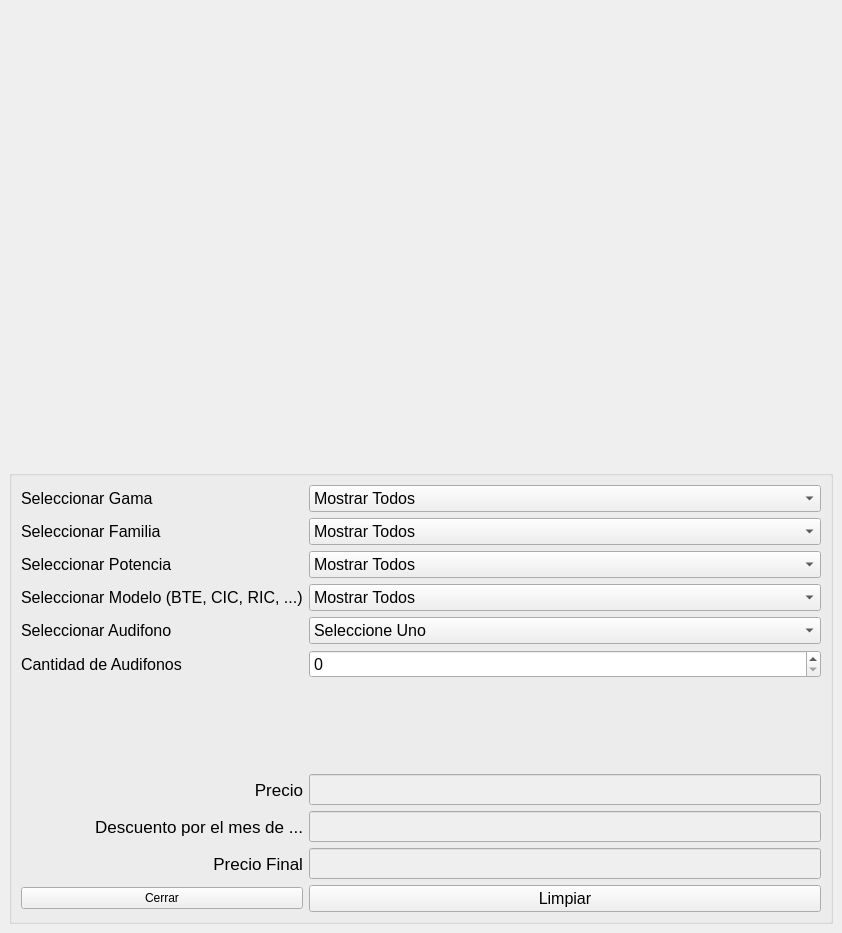
<?xml version="1.0" encoding="UTF-8"?>
<ui version="4.0">
 <class>MainWindow</class>
 <widget class="QMainWindow" name="MainWindow">
  <property name="geometry">
   <rect>
    <x>0</x>
    <y>0</y>
    <width>842</width>
    <height>933</height>
   </rect>
  </property>
  <property name="windowTitle">
   <string>Software de Cotizaciones Audio Plus srl</string>
  </property>
  <widget class="QWidget" name="centralwidget">
   <layout class="QVBoxLayout" name="verticalLayout">
    <item>
     <widget class="QLabel" name="logo">
      <property name="acceptDrops">
       <bool>false</bool>
      </property>
      <property name="autoFillBackground">
       <bool>false</bool>
      </property>
      <property name="styleSheet">
       <string notr="true"/>
      </property>
      <property name="text">
       <string/>
      </property>
      <property name="pixmap">
       <pixmap resource="test.qrc">:/logo/logo_audioplus.jpeg</pixmap>
      </property>
      <property name="scaledContents">
       <bool>true</bool>
      </property>
      <property name="wordWrap">
       <bool>false</bool>
      </property>
     </widget>
    </item>
    <item>
     <widget class="QGroupBox" name="gridGroupBox">
      <layout class="QGridLayout" name="gridLayout">
       <property name="sizeConstraint">
        <enum>QLayout::SetDefaultConstraint</enum>
       </property>
       <item row="9" column="1">
        <widget class="QSpinBox" name="boxCantidad">
         <property name="font">
          <font>
           <pointsize>12</pointsize>
          </font>
         </property>
        </widget>
       </item>
       <item row="15" column="0">
        <widget class="QLabel" name="labelPrecioFinal">
         <property name="font">
          <font>
           <pointsize>13</pointsize>
          </font>
         </property>
         <property name="text">
          <string>Precio Final</string>
         </property>
         <property name="alignment">
          <set>Qt::AlignRight|Qt::AlignTrailing|Qt::AlignVCenter</set>
         </property>
        </widget>
       </item>
       <item row="2" column="0">
        <widget class="QLabel" name="labelFamilia">
         <property name="font">
          <font>
           <pointsize>12</pointsize>
          </font>
         </property>
         <property name="text">
          <string>Seleccionar Familia</string>
         </property>
        </widget>
       </item>
       <item row="14" column="1">
        <widget class="QLineEdit" name="lineDescuento">
         <property name="enabled">
          <bool>false</bool>
         </property>
         <property name="font">
          <font>
           <pointsize>14</pointsize>
          </font>
         </property>
         <property name="alignment">
          <set>Qt::AlignCenter</set>
         </property>
        </widget>
       </item>
       <item row="13" column="0">
        <widget class="QLabel" name="labelPrecio">
         <property name="font">
          <font>
           <pointsize>13</pointsize>
          </font>
         </property>
         <property name="text">
          <string>Precio</string>
         </property>
         <property name="alignment">
          <set>Qt::AlignRight|Qt::AlignTrailing|Qt::AlignVCenter</set>
         </property>
        </widget>
       </item>
       <item row="7" column="1">
        <widget class="QComboBox" name="boxAudifono">
         <property name="font">
          <font>
           <pointsize>12</pointsize>
          </font>
         </property>
         <item>
          <property name="text">
           <string>Seleccione Uno</string>
          </property>
         </item>
        </widget>
       </item>
       <item row="4" column="0">
        <widget class="QLabel" name="labelPotencia">
         <property name="font">
          <font>
           <pointsize>12</pointsize>
          </font>
         </property>
         <property name="text">
          <string>Seleccionar Potencia</string>
         </property>
        </widget>
       </item>
       <item row="0" column="1">
        <widget class="QComboBox" name="boxGama">
         <property name="font">
          <font>
           <pointsize>12</pointsize>
          </font>
         </property>
         <item>
          <property name="text">
           <string>Mostrar Todos</string>
          </property>
         </item>
        </widget>
       </item>
       <item row="6" column="1">
        <widget class="QComboBox" name="boxModelo">
         <property name="font">
          <font>
           <pointsize>12</pointsize>
          </font>
         </property>
         <item>
          <property name="text">
           <string>Mostrar Todos</string>
          </property>
         </item>
        </widget>
       </item>
       <item row="14" column="0">
        <widget class="QLabel" name="labelDescuento">
         <property name="font">
          <font>
           <pointsize>13</pointsize>
          </font>
         </property>
         <property name="text">
          <string>Descuento por el mes de ...</string>
         </property>
         <property name="alignment">
          <set>Qt::AlignRight|Qt::AlignTrailing|Qt::AlignVCenter</set>
         </property>
        </widget>
       </item>
       <item row="15" column="1">
        <widget class="QLineEdit" name="linePrecioFinal">
         <property name="enabled">
          <bool>false</bool>
         </property>
         <property name="font">
          <font>
           <pointsize>14</pointsize>
          </font>
         </property>
         <property name="alignment">
          <set>Qt::AlignCenter</set>
         </property>
        </widget>
       </item>
       <item row="16" column="1">
        <widget class="QPushButton" name="buttonBorrar">
         <property name="font">
          <font>
           <pointsize>12</pointsize>
          </font>
         </property>
         <property name="text">
          <string>Limpiar</string>
         </property>
        </widget>
       </item>
       <item row="9" column="0">
        <widget class="QLabel" name="labelCantAudifono">
         <property name="font">
          <font>
           <pointsize>12</pointsize>
          </font>
         </property>
         <property name="text">
          <string>Cantidad de Audifonos</string>
         </property>
        </widget>
       </item>
       <item row="16" column="0">
        <widget class="QPushButton" name="buttonCerrar">
         <property name="text">
          <string>Cerrar</string>
         </property>
        </widget>
       </item>
       <item row="4" column="1">
        <widget class="QComboBox" name="boxPotencia">
         <property name="font">
          <font>
           <pointsize>12</pointsize>
          </font>
         </property>
         <item>
          <property name="text">
           <string>Mostrar Todos</string>
          </property>
         </item>
        </widget>
       </item>
       <item row="13" column="1">
        <widget class="QLineEdit" name="linePrecio">
         <property name="enabled">
          <bool>false</bool>
         </property>
         <property name="font">
          <font>
           <pointsize>14</pointsize>
          </font>
         </property>
         <property name="alignment">
          <set>Qt::AlignCenter</set>
         </property>
        </widget>
       </item>
       <item row="7" column="0">
        <widget class="QLabel" name="labelAudifono">
         <property name="font">
          <font>
           <pointsize>12</pointsize>
          </font>
         </property>
         <property name="text">
          <string>Seleccionar Audifono</string>
         </property>
        </widget>
       </item>
       <item row="2" column="1">
        <widget class="QComboBox" name="boxFamilia">
         <property name="font">
          <font>
           <pointsize>12</pointsize>
          </font>
         </property>
         <item>
          <property name="text">
           <string>Mostrar Todos</string>
          </property>
         </item>
        </widget>
       </item>
       <item row="0" column="0">
        <widget class="QLabel" name="labelGama">
         <property name="font">
          <font>
           <pointsize>12</pointsize>
          </font>
         </property>
         <property name="text">
          <string>Seleccionar Gama</string>
         </property>
        </widget>
       </item>
       <item row="6" column="0">
        <widget class="QLabel" name="labelModelo">
         <property name="font">
          <font>
           <pointsize>12</pointsize>
          </font>
         </property>
         <property name="text">
          <string>Seleccionar Modelo (BTE, CIC, RIC, ...)</string>
         </property>
        </widget>
       </item>
       <item row="10" column="0" rowspan="2" colspan="2">
        <spacer name="horizontalSpacer">
         <property name="orientation">
          <enum>Qt::Horizontal</enum>
         </property>
         <property name="sizeType">
          <enum>QSizePolicy::Expanding</enum>
         </property>
         <property name="sizeHint" stdset="0">
          <size>
           <width>50</width>
           <height>30</height>
          </size>
         </property>
        </spacer>
       </item>
      </layout>
     </widget>
    </item>
   </layout>
  </widget>
 </widget>
 <tabstops>
  <tabstop>boxGama</tabstop>
  <tabstop>boxFamilia</tabstop>
  <tabstop>boxPotencia</tabstop>
  <tabstop>boxModelo</tabstop>
  <tabstop>boxAudifono</tabstop>
  <tabstop>boxCantidad</tabstop>
  <tabstop>linePrecio</tabstop>
  <tabstop>lineDescuento</tabstop>
  <tabstop>linePrecioFinal</tabstop>
  <tabstop>buttonCerrar</tabstop>
 </tabstops>
 <resources>
  <include location="test.qrc"/>
 </resources>
 <connections>
  <connection>
   <sender>buttonCerrar</sender>
   <signal>clicked()</signal>
   <receiver>MainWindow</receiver>
   <slot>close()</slot>
   <hints>
    <hint type="sourcelabel">
     <x>205</x>
     <y>896</y>
    </hint>
    <hint type="destinationlabel">
     <x>420</x>
     <y>466</y>
    </hint>
   </hints>
  </connection>
 </connections>
</ui>
